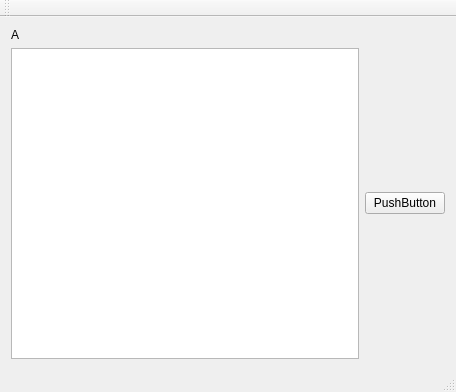
<?xml version="1.0" encoding="UTF-8"?>
<ui version="4.0">
 <class>MainWindow</class>
 <widget class="QMainWindow" name="MainWindow">
  <property name="geometry">
   <rect>
    <x>0</x>
    <y>0</y>
    <width>456</width>
    <height>392</height>
   </rect>
  </property>
  <property name="windowTitle">
   <string>MainWindow</string>
  </property>
  <widget class="QWidget" name="centralWidget">
   <layout class="QGridLayout" name="gridLayout">
    <item row="0" column="0">
     <layout class="QVBoxLayout" name="verticalLayout">
      <item>
       <widget class="QLabel" name="label">
        <property name="text">
         <string>A</string>
        </property>
       </widget>
      </item>
      <item>
       <layout class="QHBoxLayout" name="horizontalLayout">
        <item>
         <widget class="QTextEdit" name="textEdit"/>
        </item>
        <item>
         <widget class="QPushButton" name="pushButton">
          <property name="text">
           <string>PushButton</string>
          </property>
         </widget>
        </item>
       </layout>
      </item>
     </layout>
    </item>
   </layout>
  </widget>
  <widget class="QMenuBar" name="menuBar">
   <property name="geometry">
    <rect>
     <x>0</x>
     <y>0</y>
     <width>456</width>
     <height>23</height>
    </rect>
   </property>
  </widget>
  <widget class="QToolBar" name="mainToolBar">
   <attribute name="toolBarArea">
    <enum>TopToolBarArea</enum>
   </attribute>
   <attribute name="toolBarBreak">
    <bool>false</bool>
   </attribute>
  </widget>
  <widget class="QStatusBar" name="statusBar"/>
 </widget>
 <layoutdefault spacing="6" margin="11"/>
 <resources/>
 <connections/>
</ui>
